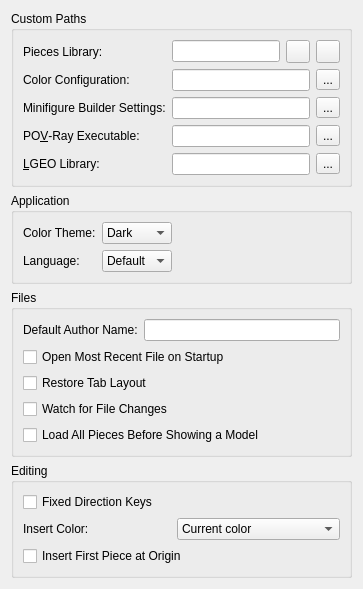
     <widget class="QWidget" name="tabGeneral">
      <property name="whatsThis">
       <string>&lt;p&gt;&lt;b&gt;General Preferences&lt;/b&gt;&lt;/p&gt;&lt;p&gt;Set application behavior and custom library, configuration, and renderer paths. Leave optional configuration paths empty to use the built-in settings.&lt;/p&gt;</string>
      </property>
      <attribute name="title">
       <string>General</string>
      </attribute>
      <layout class="QFormLayout" name="formLayout">
       <property name="fieldGrowthPolicy">
        <enum>QFormLayout::FieldGrowthPolicy::ExpandingFieldsGrow</enum>
       </property>
       <item row="0" column="0" colspan="2">
        <widget class="QGroupBox" name="CustomPathsGroup">
         <property name="title">
          <string>Custom Paths</string>
         </property>
         <layout class="QFormLayout" name="formLayout_2">
          <item row="0" column="0">
           <widget class="QLabel" name="label_5">
            <property name="toolTip">
             <string>Choose a piece-library folder or supported archive to load after restarting StudWorks.</string>
            </property>
            <property name="text">
             <string>Pieces Library:</string>
            </property>
            <property name="buddy">
             <cstring>partsLibrary</cstring>
            </property>
           </widget>
          </item>
          <item row="0" column="1">
           <layout class="QHBoxLayout" name="horizontalLayout_3">
            <item>
             <widget class="QLineEdit" name="partsLibrary">
              <property name="accessibleName">
               <string>Pieces Library</string>
              </property>
              <property name="toolTip">
               <string>Choose a piece-library folder or supported archive to load after restarting StudWorks.</string>
              </property>
             </widget>
            </item>
            <item>
             <widget class="QToolButton" name="partsLibraryBrowse">
              <property name="toolTip">
               <string>Choose a piece-library folder.</string>
              </property>
             </widget>
            </item>
            <item>
             <widget class="QToolButton" name="partsArchiveBrowse">
              <property name="toolTip">
               <string>Choose a piece-library ZIP or BIN archive.</string>
              </property>
             </widget>
            </item>
           </layout>
          </item>
          <item row="1" column="0">
           <widget class="QLabel" name="label_17">
            <property name="toolTip">
             <string>Choose a custom LDraw color configuration file, or leave empty to use the library colors.</string>
            </property>
            <property name="text">
             <string>Color Configuration:</string>
            </property>
            <property name="buddy">
             <cstring>ColorConfigEdit</cstring>
            </property>
           </widget>
          </item>
          <item row="1" column="1">
           <layout class="QHBoxLayout" name="ColorConfigLayout">
            <item>
             <widget class="QLineEdit" name="ColorConfigEdit">
              <property name="accessibleName">
               <string>Color Configuration</string>
              </property>
              <property name="toolTip">
               <string>Choose a custom LDraw color configuration file, or leave empty to use the library colors.</string>
              </property>
             </widget>
            </item>
            <item>
             <widget class="QToolButton" name="ColorConfigBrowseButton">
              <property name="toolTip">
               <string>Choose a custom LDraw color configuration file.</string>
              </property>
              <property name="text">
               <string>...</string>
              </property>
             </widget>
            </item>
           </layout>
          </item>
          <item row="2" column="0">
           <widget class="QLabel" name="label_18">
            <property name="toolTip">
             <string>Choose a custom minifigure builder settings file, or leave empty to use the built-in choices.</string>
            </property>
            <property name="text">
             <string>Minifigure Builder Settings:</string>
            </property>
            <property name="buddy">
             <cstring>MinifigureBuilderSettingsEdit</cstring>
            </property>
           </widget>
          </item>
          <item row="2" column="1">
           <layout class="QHBoxLayout" name="MinifigureBuilderSettingsLayout">
            <item>
             <widget class="QLineEdit" name="MinifigureBuilderSettingsEdit">
              <property name="accessibleName">
               <string>Minifigure Builder Settings</string>
              </property>
              <property name="toolTip">
               <string>Choose a custom minifigure builder settings file, or leave empty to use the built-in choices.</string>
              </property>
             </widget>
            </item>
            <item>
             <widget class="QToolButton" name="MinifigureBuilderSettingsBrowseButton">
              <property name="toolTip">
               <string>Choose a minifigure builder settings INI file.</string>
              </property>
              <property name="text">
               <string>...</string>
              </property>
             </widget>
            </item>
           </layout>
          </item>
          <item row="3" column="0">
           <widget class="QLabel" name="povrayLabel">
            <property name="toolTip">
             <string>Set the POV-Ray executable used for rendering.</string>
            </property>
            <property name="text">
             <string>PO&amp;V-Ray Executable:</string>
            </property>
            <property name="buddy">
             <cstring>povrayExecutable</cstring>
            </property>
           </widget>
          </item>
          <item row="3" column="1">
           <layout class="QHBoxLayout" name="povrayLayout">
            <item>
             <widget class="QLineEdit" name="povrayExecutable">
              <property name="accessibleName">
               <string>POV-Ray Executable</string>
              </property>
              <property name="toolTip">
               <string>Set the POV-Ray executable used for rendering.</string>
              </property>
             </widget>
            </item>
            <item>
             <widget class="QToolButton" name="povrayExecutableBrowse">
              <property name="toolTip">
               <string>Locate the POV-Ray executable.</string>
              </property>
              <property name="text">
               <string>...</string>
              </property>
             </widget>
            </item>
           </layout>
          </item>
          <item row="4" column="0">
           <widget class="QLabel" name="label_9">
            <property name="toolTip">
             <string>Set the LGEO library folder used by POV-Ray exports.</string>
            </property>
            <property name="text">
             <string>&amp;LGEO Library:</string>
            </property>
            <property name="buddy">
             <cstring>lgeoPath</cstring>
            </property>
           </widget>
          </item>
          <item row="4" column="1">
           <layout class="QHBoxLayout" name="horizontalLayout_10">
            <item>
             <widget class="QLineEdit" name="lgeoPath">
              <property name="accessibleName">
               <string>LGEO Library</string>
              </property>
              <property name="toolTip">
               <string>Set the LGEO library folder used by POV-Ray exports.</string>
              </property>
             </widget>
            </item>
            <item>
             <widget class="QToolButton" name="lgeoPathBrowse">
              <property name="toolTip">
               <string>Choose the LGEO library folder.</string>
              </property>
              <property name="text">
               <string>...</string>
              </property>
             </widget>
            </item>
           </layout>
          </item>
         </layout>
        </widget>
       </item>
       <item row="1" column="0" colspan="2">
        <widget class="QGroupBox" name="ApplicationGroup">
         <property name="title">
          <string>Application</string>
         </property>
         <layout class="QGridLayout" name="gridLayout_4">
          <item row="1" column="0">
           <widget class="QLabel" name="label_19">
            <property name="toolTip">
             <string>Choose the interface language used after restarting StudWorks.</string>
            </property>
            <property name="text">
             <string>Language:</string>
            </property>
            <property name="buddy">
             <cstring>Language</cstring>
            </property>
           </widget>
          </item>
          <item row="1" column="1">
           <widget class="QComboBox" name="Language">
            <property name="accessibleName">
             <string>Language</string>
            </property>
            <property name="toolTip">
             <string>Choose the interface language used after restarting StudWorks.</string>
            </property>
            <item>
             <property name="text">
              <string>Default</string>
             </property>
            </item>
           </widget>
          </item>
          <item row="1" column="2">
           <spacer name="horizontalSpacer_8">
            <property name="orientation">
             <enum>Qt::Orientation::Horizontal</enum>
            </property>
            <property name="sizeHint" stdset="0">
             <size>
              <width>40</width>
              <height>20</height>
             </size>
            </property>
           </spacer>
          </item>
          <item row="0" column="0">
           <widget class="QLabel" name="label_25">
            <property name="toolTip">
             <string>Choose the interface theme and optionally reset its colors.</string>
            </property>
            <property name="text">
             <string>Color Theme:</string>
            </property>
            <property name="buddy">
             <cstring>ColorTheme</cstring>
            </property>
           </widget>
          </item>
          <item row="0" column="1">
           <widget class="QComboBox" name="ColorTheme">
            <property name="accessibleName">
             <string>Color Theme</string>
            </property>
            <property name="toolTip">
             <string>Choose the interface theme and optionally reset its colors.</string>
            </property>
            <item>
             <property name="text">
              <string>Dark</string>
             </property>
            </item>
            <item>
             <property name="text">
              <string>System</string>
             </property>
            </item>
           </widget>
          </item>
         </layout>
        </widget>
       </item>
       <item row="2" column="0" colspan="2">
        <widget class="QGroupBox" name="FilesGroup">
         <property name="title">
          <string>Files</string>
         </property>
         <layout class="QGridLayout" name="FilesLayout">
          <item row="0" column="0">
           <widget class="QLabel" name="label_4">
            <property name="toolTip">
             <string>Set the author name used for new models.</string>
            </property>
            <property name="text">
             <string>Default Author Name:</string>
            </property>
            <property name="buddy">
             <cstring>authorName</cstring>
            </property>
           </widget>
          </item>
          <item row="0" column="1">
           <widget class="QLineEdit" name="authorName">
            <property name="accessibleName">
             <string>Default Author Name</string>
            </property>
            <property name="toolTip">
             <string>Set the author name used for new models.</string>
            </property>
           </widget>
          </item>
          <item row="1" column="0" colspan="2">
           <widget class="QCheckBox" name="autoLoadMostRecent">
            <property name="toolTip">
             <string>Open the most recently used file when StudWorks starts.</string>
            </property>
            <property name="text">
             <string>Open Most Recent File on Startup</string>
            </property>
           </widget>
          </item>
          <item row="2" column="0" colspan="2">
           <widget class="QCheckBox" name="RestoreTabLayout">
            <property name="toolTip">
             <string>Restore saved model tabs and view layouts when opening a model.</string>
            </property>
            <property name="text">
             <string>Restore Tab Layout</string>
            </property>
           </widget>
          </item>
          <item row="3" column="0" colspan="2">
           <widget class="QCheckBox" name="WatchFileChanges">
            <property name="toolTip">
             <string>Ask to reload the model when its file is changed by another application. Use File &gt; Reload to reload it manually.</string>
            </property>
            <property name="text">
             <string>Watch for File Changes</string>
            </property>
           </widget>
          </item>
          <item row="4" column="0" colspan="2">
           <widget class="QCheckBox" name="LoadPiecesBeforeShowing">
            <property name="toolTip">
             <string>Wait until every piece of a model is loaded before showing it, instead of showing pieces as they load.</string>
            </property>
            <property name="text">
             <string>Load All Pieces Before Showing a Model</string>
            </property>
           </widget>
          </item>
         </layout>
        </widget>
       </item>
       <item row="3" column="0" colspan="2">
        <widget class="QGroupBox" name="EditingGroup">
         <property name="title">
          <string>Editing</string>
         </property>
         <layout class="QGridLayout" name="EditingLayout">
          <item row="0" column="0" colspan="2">
           <widget class="QCheckBox" name="fixedDirectionKeys">
            <property name="toolTip">
             <string>Move pieces along fixed model axes instead of view-relative directions.</string>
            </property>
            <property name="text">
             <string>Fixed Direction Keys</string>
            </property>
           </widget>
          </item>
          <item row="1" column="0">
           <widget class="QLabel" name="InsertColorModeLabel">
            <property name="toolTip">
             <string>Choose the color given to newly inserted pieces: the current color, the color of the selected piece, or the color of the last inserted piece.</string>
            </property>
            <property name="text">
             <string>Insert Color:</string>
            </property>
            <property name="buddy">
             <cstring>InsertColorMode</cstring>
            </property>
           </widget>
          </item>
          <item row="1" column="1">
           <widget class="QComboBox" name="InsertColorMode">
            <property name="accessibleName">
             <string>Insert Color</string>
            </property>
            <property name="toolTip">
             <string>Choose the color given to newly inserted pieces: the current color, the color of the selected piece, or the color of the last inserted piece.</string>
            </property>
            <item>
             <property name="text">
              <string>Current color</string>
             </property>
            </item>
            <item>
             <property name="text">
              <string>Selected piece color</string>
             </property>
            </item>
            <item>
             <property name="text">
              <string>Last inserted piece color</string>
             </property>
            </item>
           </widget>
          </item>
          <item row="2" column="0" colspan="2">
           <widget class="QCheckBox" name="FirstPieceAtOrigin">
            <property name="toolTip">
             <string>Place the first piece of an empty model at 0, 0, 0 instead of where it is dropped.</string>
            </property>
            <property name="text">
             <string>Insert First Piece at Origin</string>
            </property>
           </widget>
          </item>
         </layout>
        </widget>
       </item>
      </layout>
     </widget>
